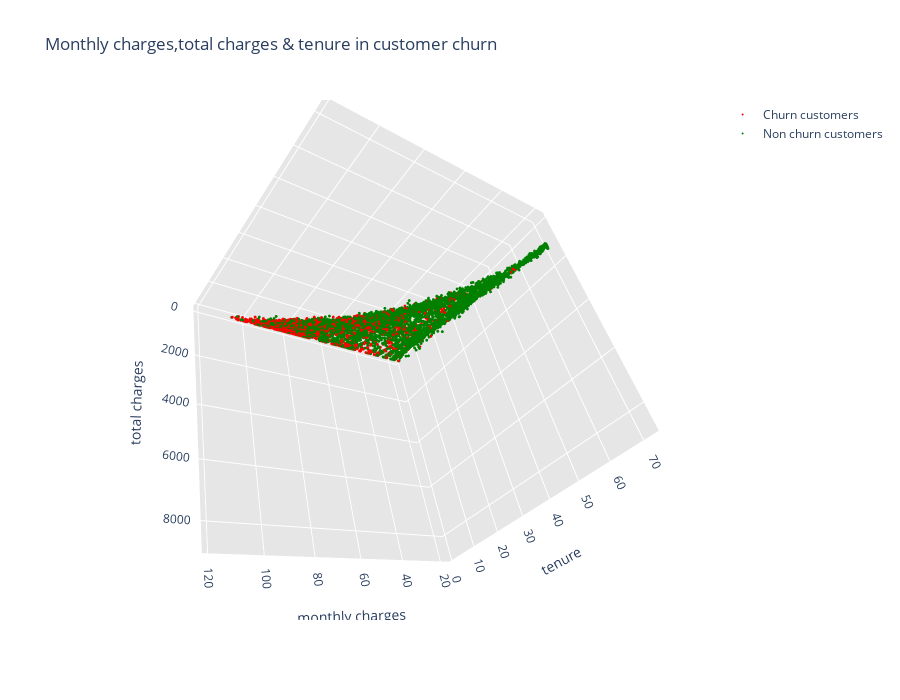

This figure's notebook cell:
### Markdown cell above
###### Visualizing the numerical features
We have 3 numerical features in our dataset: Tenure, Monthly Charges and Total Charges. From the above plots we can have below conclusions:

- Tenure and Monthly Charges highly affect the customer churn rate
- Customers with higher Monthly Charges are more likely to churn
- Longer the customer tenure, the less likely they are to cancel

Another inisght from the above plots, we can consider binning Tenure and Monthly charges. Most records in tenure below 10 have a high churn rate

### Code cell
import plotly.offline as py#visualization 
py.init_notebook_mode(connected=True)#visualization
import plotly.graph_objs as go#visualization
import plotly.tools as tls#visualization
import plotly.figure_factory as ff#visualization

trace1 = go.Scatter3d(x = churn['MonthlyCharges'], 
                      y = churn['TotalCharges'],
                      z = churn['tenure'],
                      mode = 'markers',
                      name = 'Churn customers',
                      text = 'Id : ' + churn['customerID'],
                      marker = dict(size = 1,color = 'red')
                     )
trace2 = go.Scatter3d(x = not_churn['MonthlyCharges'],
                      y = not_churn['TotalCharges'],
                      z = not_churn['tenure'],
                      name = 'Non churn customers',
                      text = 'Id : ' + not_churn['customerID'],
                      mode = 'markers',
                      marker = dict(size = 1,color= 'green')
                     )


layout = go.Layout(dict(title = 'Monthly charges,total charges & tenure in customer churn',
                        scene = dict(camera = dict(up=dict(x= 0 , y=0, z=0),
                                                   center=dict(x=0, y=0, z=0),
                                                   eye=dict(x=1.25, y=1.25, z=1.25)),
                                     xaxis  = dict(title = 'monthly charges',
                                                   gridcolor='rgb(255, 255, 255)',
                                                   zerolinecolor='rgb(255, 255, 255)',
                                                   showbackground=True,
                                                   backgroundcolor='rgb(230, 230,230)'),
                                     yaxis  = dict(title = 'total charges',
                                                   gridcolor='rgb(255, 255, 255)',
                                                   zerolinecolor='rgb(255, 255, 255)',
                                                   showbackground=True,
                                                   backgroundcolor='rgb(230, 230,230)'
                                                  ),
                                     zaxis  = dict(title = 'tenure',
                                                   gridcolor='rgb(255, 255, 255)',
                                                   zerolinecolor='rgb(255, 255, 255)',
                                                   showbackground=True,
                                                   backgroundcolor='rgb(230, 230,230)'
                                                  )
                                    ),
                        height = 700,
                       )
                  )
                  

data = [trace1,trace2]
fig  = go.Figure(data = data,layout = layout)
py.iplot(fig)

### Figure 1 — Plotly figure (JSON) as saved in the notebook; plotly's stock layout.template omitted (floating-point values rounded to 4 significant figures; data arrays with more than 128 entries replaced by an {"elided": "..."} marker saying what was removed)
{"data": [{"marker": {"color": "red", "size": 1}, "mode": "markers", "name": "Churn customers", "text": {"elided": "1869 str values"}, "type": "scatter3d", "x": {"elided": "1869 float values"}, "y": {"elided": "1869 str values"}, "z": {"elided": "1869 int values"}}, {"marker": {"color": "green", "size": 1}, "mode": "markers", "name": "Non churn customers", "text": {"elided": "5174 str values"}, "type": "scatter3d", "x": {"elided": "5174 float values"}, "y": {"elided": "5174 str values"}, "z": {"elided": "5174 int values"}}], "layout": {"height": 700, "scene": {"camera": {"center": {"x": 0, "y": 0, "z": 0}, "eye": {"x": 1.25, "y": 1.25, "z": 1.25}, "up": {"x": 0, "y": 0, "z": 0}}, "xaxis": {"backgroundcolor": "rgb(230, 230,230)", "gridcolor": "rgb(255, 255, 255)", "showbackground": true, "title": {"text": "monthly charges"}, "zerolinecolor": "rgb(255, 255, 255)"}, "yaxis": {"backgroundcolor": "rgb(230, 230,230)", "gridcolor": "rgb(255, 255, 255)", "showbackground": true, "title": {"text": "total charges"}, "zerolinecolor": "rgb(255, 255, 255)"}, "zaxis": {"backgroundcolor": "rgb(230, 230,230)", "gridcolor": "rgb(255, 255, 255)", "showbackground": true, "title": {"text": "tenure"}, "zerolinecolor": "rgb(255, 255, 255)"}}, "title": {"text": "Monthly charges,total charges & tenure in customer churn"}}}
